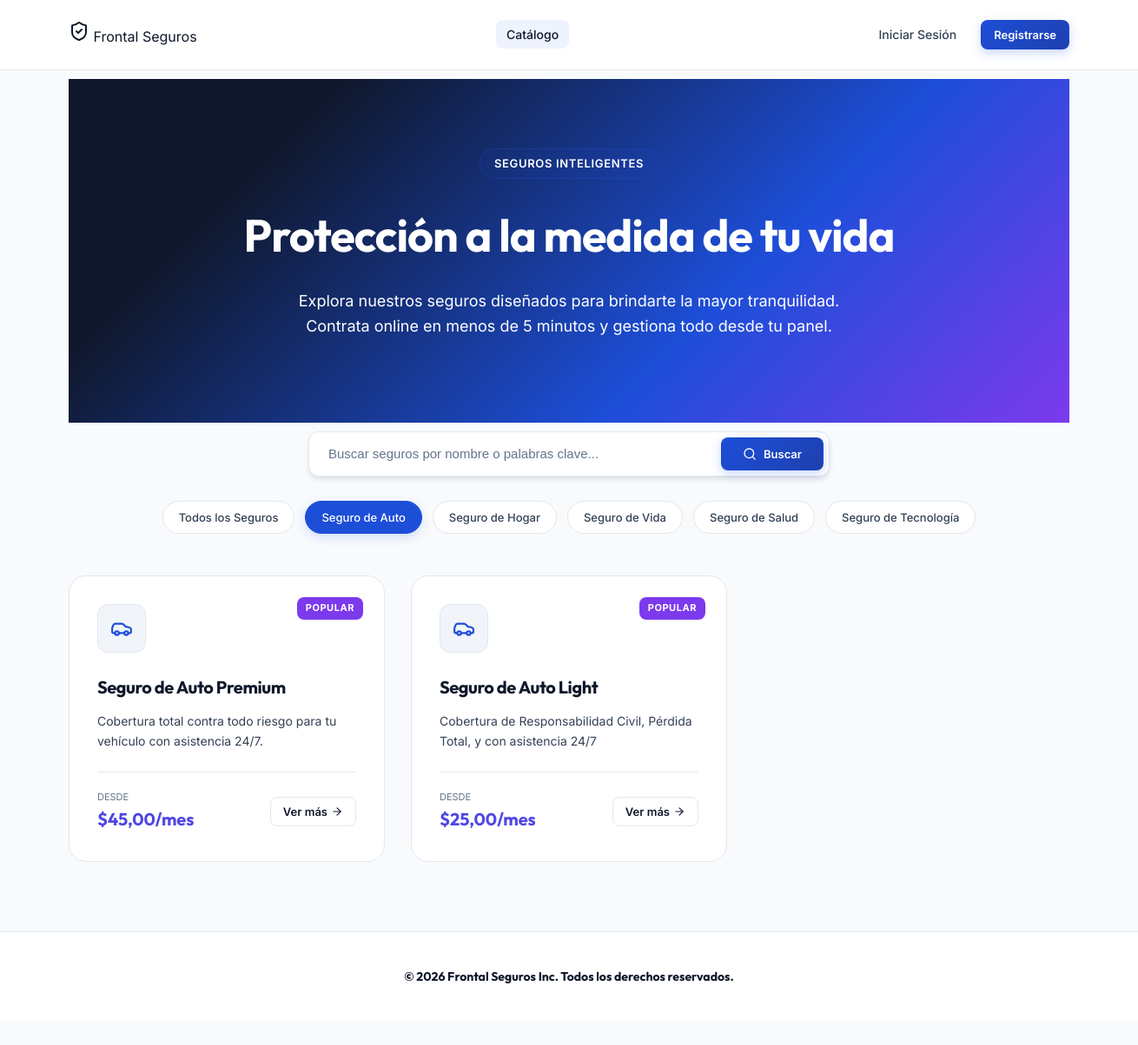
Page /?categoria=AUTO on the committed database.
### seguros/models.py (models this page shows, shortened)
class Seguro(models.Model):
    CATEGORIAS = [
        ('AUTO', 'Seguro de Auto'),
        ('HOGAR', 'Seguro de Hogar'),
        ('VIDA', 'Seguro de Vida'),
        ('SALUD', 'Seguro de Salud'),
        ('TECNOLOGIA', 'Seguro de Tecnología'),
    ]
    titulo = models.CharField(max_length=100, verbose_name="Título")
    descripcion_corta = models.CharField(max_length=255, verbose_name="Descripción Corta")
    descripcion_detallada = models.TextField(verbose_name="Descripción Detallada")
    precio_mensual = models.DecimalField(max_digits=10, decimal_places=2, verbose_name="Precio Mensual")
    cobertura_maxima = models.DecimalField(max_digits=12, decimal_places=2, verbose_name="Cobertura Máxima")
    categoria = models.CharField(max_length=20, choices=CATEGORIAS, default='AUTO', verbose_name="Categoría")
    imagen_url = models.URLField(max_length=500, blank=True, null=True, verbose_name="URL de Imagen")
    icon_class = models.CharField(max_length=50, default='shield', verbose_name="Icono (Lucide/FontAwesome)")
    destacado = models.BooleanField(default=False, verbose_name="Destacado")
    class Meta:
        verbose_name = "Seguro"
        verbose_name_plural = "Seguros"

### seguros/views.py (the view)
# urls.py: path('', views.home, name='home'),
def home(request):
    query = request.GET.get('q', '')
    categoria_filter = request.GET.get('categoria', '')
    seguros = Seguro.objects.all()
    if query:
        seguros = seguros.filter(
            Q(titulo__icontains=query) |
            Q(descripcion_corta__icontains=query) |
            Q(descripcion_detallada__icontains=query)
        )
    if categoria_filter:
        seguros = seguros.filter(categoria=categoria_filter)
    categorias = Seguro.CATEGORIAS
    destacados = Seguro.objects.filter(destacado=True)[:3]
    if not destacados.exists():
        destacados = seguros[:3]
    context = {
        'seguros': seguros,
        'categorias': categorias,
        'destacados': destacados,
        'query': query,
        'categoria_seleccionada': categoria_filter,
    }
    return render(request, 'seguros/home.html', context)

### seguros/templates/seguros/home.html (shortened to what this page needs)
{% extends 'seguros/base.html' %}
{% block content %}
<div class="container">
    <section class="hero">
        <span class="hero-tag">Seguros Inteligentes</span>
        <h1 class="hero-title">Protección a la medida de tu vida</h1>
        <p class="hero-desc">Explora nuestros seguros diseñados para brindarte la mayor tranquilidad. Contrata online en menos de 5 minutos y gestiona todo desde tu panel.</p>
    </section>
    <section class="search-filter-section">
        <form method="GET" action="{% url 'home' %}" class="search-bar-wrapper">
            <input type="text" name="q" value="{{ query }}" placeholder="Buscar seguros por nombre o palabras clave..." class="search-input">
            <button type="submit" class="btn btn-primary btn-sm" style="padding: 10px 24px;">
                <i data-lucide="search" style="width: 16px; height: 16px;"></i>
                <span>Buscar</span>
            </button>
        </form>
        <div class="categories-pills">
            <a href="{% url 'home' %}{% if query %}?q={{ query }}{% endif %}" class="category-pill {% if not categoria_seleccionada %}active{% endif %}">
                Todos los Seguros
            </a>
            {% for cat_code, cat_name in categorias %}
                <a href="{% url 'home' %}?categoria={{ cat_code }}{% if query %}&q={{ query }}{% endif %}" class="category-pill {% if categoria_seleccionada == cat_code %}active{% endif %}">
                    {{ cat_name }}
                </a>
            {% endfor %}
        </div>
    </section>
    <section class="insurances-grid">
        {% for seguro in seguros %}
            <div class="insurance-card">
                {% if seguro.destacado %}
                    <span class="card-badge">Popular</span>
                {% endif %}
                <div class="card-icon">
                    <i data-lucide="{{ seguro.icon_class|default:'shield' }}"></i>
                </div>
                <h3 class="card-title">{{ seguro.titulo }}</h3>
                <p class="card-desc">{{ seguro.descripcion_corta }}</p>
                <div class="card-meta">
                    <div class="card-price">
                        <span class="price-label">Desde</span>
                        <span class="price-value">${{ seguro.precio_mensual }}/mes</span>
                    </div>
                    <a href="{% url 'detalle' seguro.id %}" class="btn btn-secondary btn-sm" style="gap: 4px;">
                        <span>Ver más</span>
                        <i data-lucide="arrow-right" style="width: 14px; height: 14px;"></i>
                    </a>
                </div>
            </div>
        {% endfor %}
    </section>
</div>
{% endblock %}

### rows in the picture
Seguro: destacado "POPULAR", titulo "Seguro de Auto Premium", descripcion_corta "Cobertura total contra todo riesgo para tu vehículo con asistencia 24/7.", precio_mensual "45,00"
Seguro: destacado "POPULAR", titulo "Seguro de Auto Light", descripcion_corta "Cobertura de Responsabilidad Civil, Pérdida Total, y con asistencia 24/7", precio_mensual "25,00"

### other values in the picture
{{ cat_name }} "Seguro de Auto" "Seguro de Hogar" "Seguro de Vida" "Seguro de Salud" "Seguro de Tecnología"
